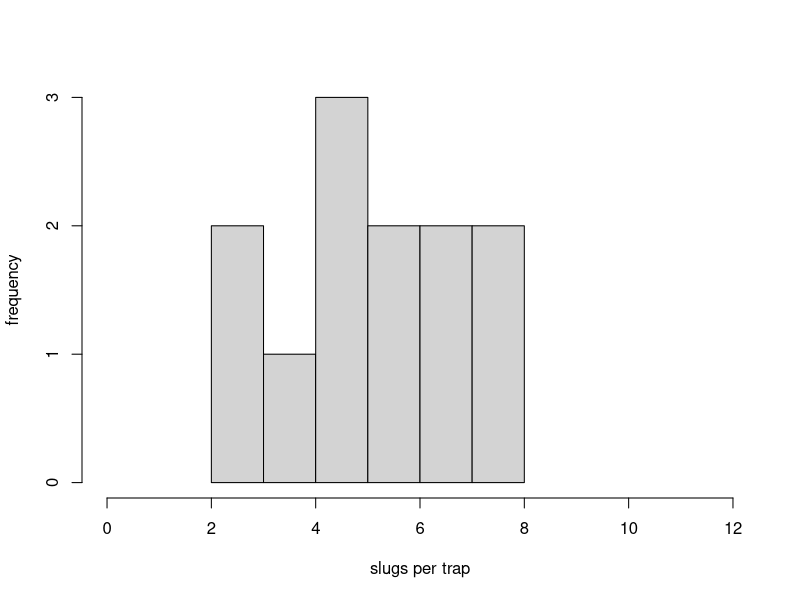
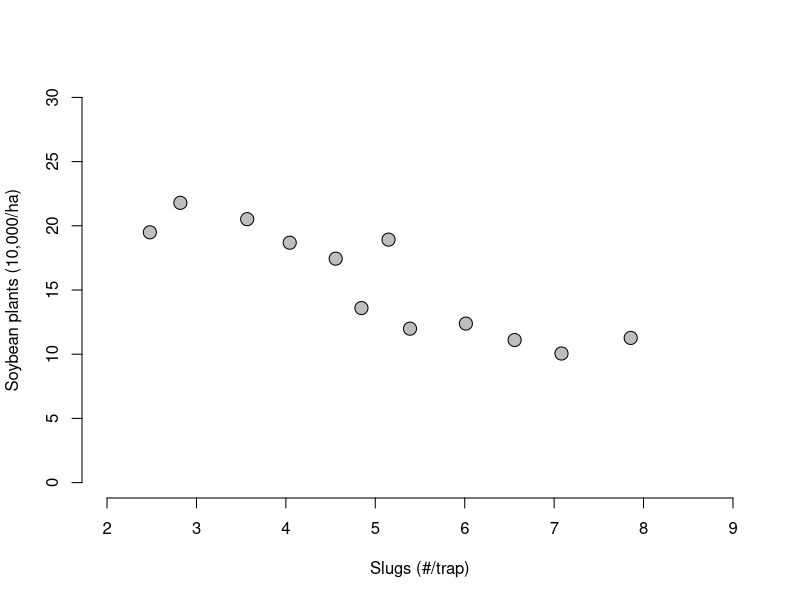
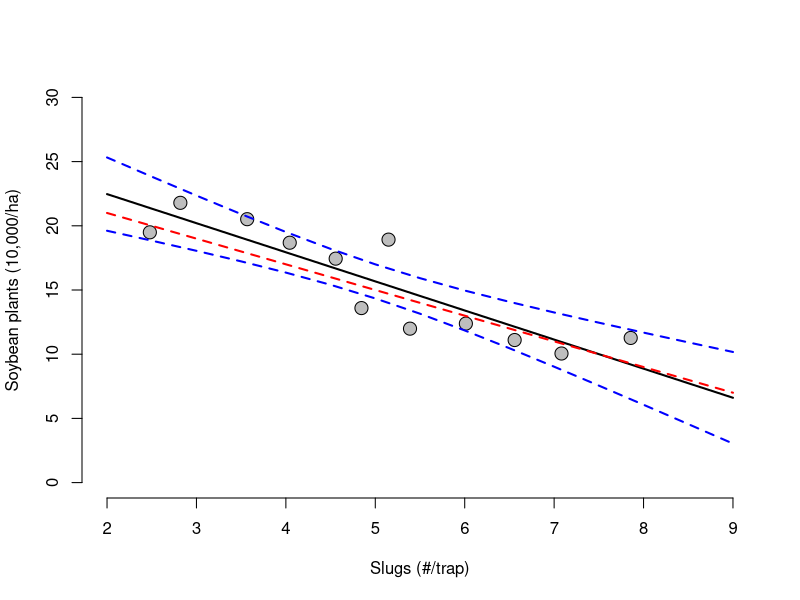

These charts were generated, in order, by the following R code:
## ---- chunk 1
knitr::opts_chunk$set(echo = TRUE)
## ---- chunk 2
print("slugs eat soybeans")
2 + 2
## ---- chunk 3
x <- 2 + 2
x
rm(x)
## ---- chunk 4
set.seed(19) 
## ---- chunk 5
# specify a sample size (how many plots are included in the field experiment)
n <- 12
## ---- chunk 6
# specify a minimum number of slugs we might expect to see in a trap 
# (value estimated from fig 3c)
min_slugs_observed = 2
# specify a maximum number of slugs we might expect to see in a trap 
# (value estimated from fig 3c)
max_slugs_observed = 9
# simulate some slug trap data (independent variable), for n plots, 
# ranging from minimum to maximum values seen in the field experiment
slugs_per_trap <- runif(n=n, min=min_slugs_observed, max=max_slugs_observed)
## ---- chunk 7
slugs_per_trap

hist(slugs_per_trap,
     main = "", 
     xlab = "slugs per trap",
     ylab = "frequency",
      xlim = c(0, 12))
## ---- chunk 8
# specify an intercept term, i.e.,  
# density of soybean plants when there are zero slugs in traps
intercept <- 25 # units are in 10,000 plants / hectare

# specify a slope term, i.e., 
# a '_' change in soybean plant density associated with
# every increase of 1 slug per trap in the plot
effect_of_slug_increase <- -2 
## ---- chunk 9
# specify precision (how much does the response vary irrespective of the association)
sd <- 3 # standard deviation # units are in 10,000 plants / hectare
## ---- chunk 10
# use rnorm() to simulate soybean plant densities 
# for "n" plots with 2 to 9 "slugs_per_trap slug" 
# an effect size of "effect_of_slug_increase"
# an intercept of "intercept"
# and a standard deviation of "sd"
linear_model <- (intercept + (effect_of_slug_increase * slugs_per_trap))
soybean_density <- rnorm(n=n, mean=linear_model, sd=sd)

# join the independent and dependent data into a single 'data frame' structure
mydata <- data.frame(slugs_per_trap, soybean_density)
## ---- chunk 11
# create a plot using base R plotting tools
plot(x = mydata$slugs_per_trap, # independent variable
     y = mydata$soybean_density, # dependent variable
     cex = 1.75, pch = 21, bg = 'gray', # size, shape, and colour of the data points
     xlab = "Slugs (#/trap)", # x-axis title
     ylab = "Soybean plants (10,000/ha)", # y-axis title
     frame = FALSE, # remove frame
     xlim = c(min_slugs_observed, max_slugs_observed), # x-axis limits 
     ylim = c(0, 30) # y-axis limits
)
## ---- chunk 12
# fit a linear regression model to our data
# lm() fits a linear model 
summary(fit1 <- lm(formula = soybean_density ~ slugs_per_trap,
                   data = mydata))

# save important outputs
# intercept term
(estimate_intercept <- summary(fit1)$coefficients[1,1])
# effect of slug increase
(estimate_effect_of_slug_increase <- summary(fit1)$coefficients[2,1])

# We can also extract the R-squared value
# (definition)
(R2 <- summary(fit1)$r.squared)
## ---- chunk 13
# now plot the fit (with confidence intervals)

# first we need to create some new data
# we will make predictions for the mean and confidence across the same range 
# of slugs that we "observed" in our simulation
min_slugs_observed <- min_slugs_observed
max_slugs_observed <- max_slugs_observed
slug_interval <- 0.5 # predict the values for every 0.5 slugs added

# now create some new independent data (slugs_per_trap)
# ranging from min to max and stepping up by interval
newdata <- data.frame(slugs_per_trap = seq(
  min_slugs_observed, max_slugs_observed, by=slug_interval))
# View(newdata) # you can view the new data set

# now predict the expected outcome for each value of slugs
# What is the expected soybean density of a plot given a particular slug density? 
pred <- predict(object=fit1, newdata, interval = 'confidence')

# create a plot using base R
# plot our simulated data
{
  plot(x = mydata$slugs_per_trap, # independent variable
     y = mydata$soybean_density, # dependent variable
     cex = 1.75, pch = 21, bg = 'gray', # size, shape, and colour of the data points
     xlab = "Slugs (#/trap)", # x-axis title
     ylab = "Soybean plants (10,000/ha)", # y-axis title
     frame = FALSE, # remove frame
     xlim = c(min_slugs_observed, max_slugs_observed), # x-axis limits
     ylim = c(0, 30) # y-axis limits
  )

  # plot the predicted mean response for a given number of slugs per trap
  lines(pred[,1] ~ newdata$slugs_per_trap, col = 'black', lwd = 2)
  
  # Confidence intervals - range in which the 'true' regression line lies 
  # given a certain level of confidence (default is 95% confidence).
  # Plot the 95% CI for the mean response across range of slugs per trap
  lines(pred[,2] ~ newdata$slugs_per_trap, col = 'blue', lty = 2, lwd = 2)
  lines(pred[,3] ~ newdata$slugs_per_trap, col = 'blue', lty = 2, lwd = 2)
  
  # Now let's add the 'true' regression line and see how close our model got
  expected_means <- intercept + effect_of_slug_increase * newdata$slugs_per_trap
  lines(expected_means ~ newdata$slugs_per_trap, col = 'red', lty = 2, lwd = 2)

}
